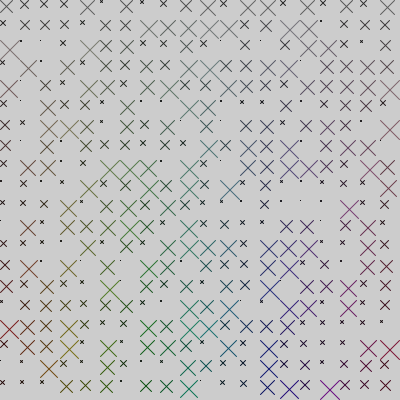
Frame 1 (no input)
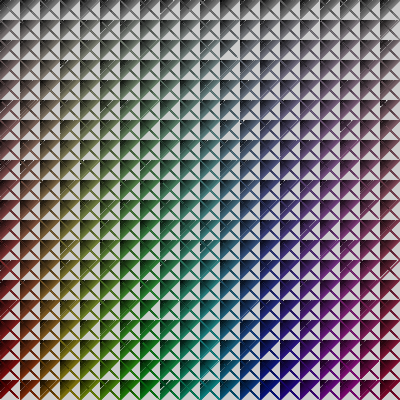
Frame 60 (the mouse pressed at the canvas centre just before this capture)
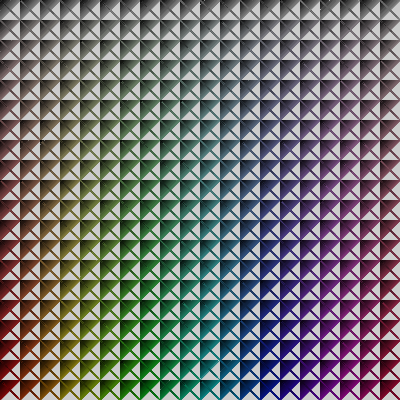
Frame 120 (the mouse held since frame 60 and released just before this capture)

The Processing sketch that drew these frames (run headless with seeded random() and noise(); from frame 60 on, the mouse is pressed at the canvas centre):

// Processing sketch: processing_19956
// ── processing_19956.pde

void setup() {
  size(400,400);
  colorMode(HSB,width);
}
//custom function:
void cros(int x,int y,float z){
  stroke(x,y,10*z);
  line(x,y,x+z,y+z);
  line(x,y+z,x+z,y);
}
int n=0;
//loop grid
void draw(){
  for(int countX = 0; countX < width/20; countX++) {
    for(int countY = 0; countY < height/20; countY++){
      cros(countX*20,countY*20,random(0,20));
    }
  }
n++;
if (n>200){
  noLoop();
}
}
